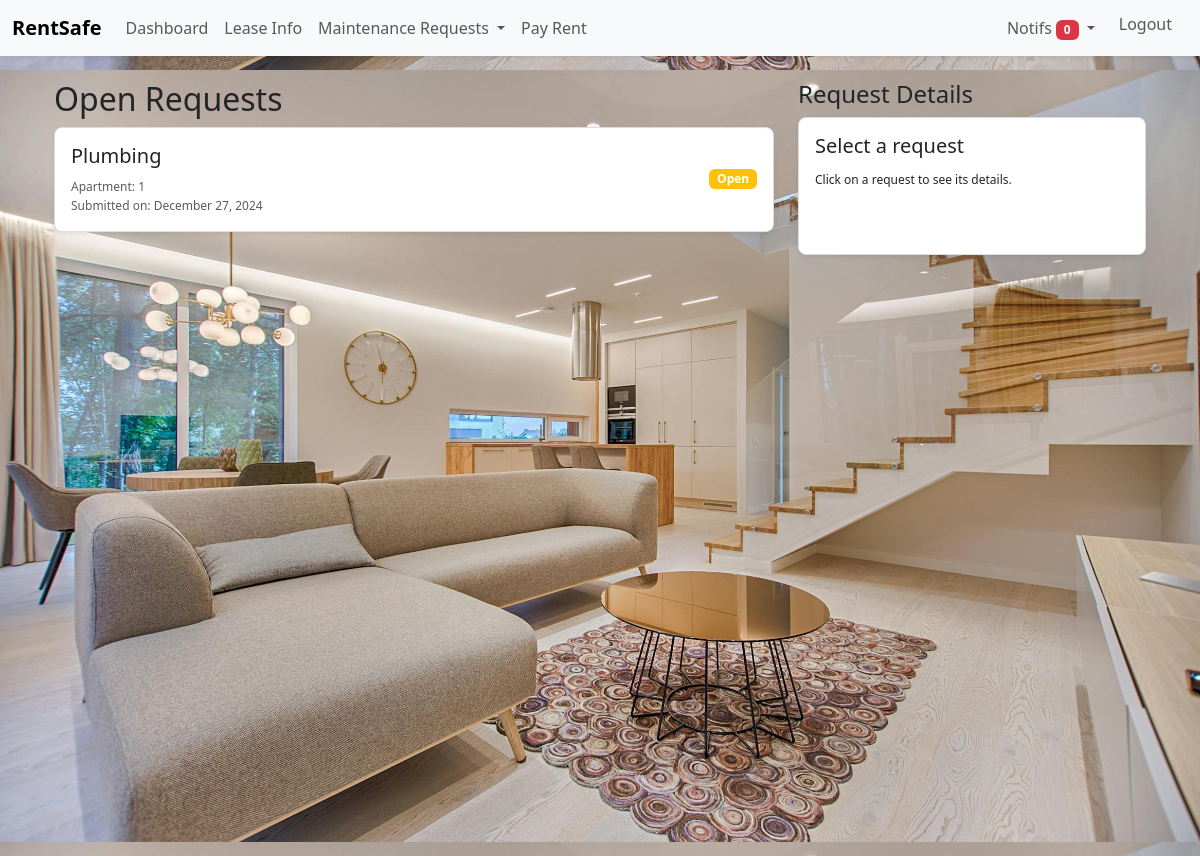
The app's page /resident/open_requests (signed in) with its own data.
### app/models.py (models this page shows, shortened)
class MaintenanceRequest(db.Model):
    id = db.Column(db.Integer, primary_key=True)
    user_id = db.Column(db.Integer, db.ForeignKey('user.id'), nullable=False)
    apartment_id = db.Column(db.Integer, db.ForeignKey('apartment.id'), nullable=False)
    property_id = db.Column(db.Integer, db.ForeignKey('property.id'), nullable=True)
    category = db.Column(db.Enum('Plumbing', 'Electrical', 'Appliances', 'Hardware', 'Fire/Security', name='maintenance_categories'), nullable=False)
    severity = db.Column(db.Enum('Low', 'Medium', 'High', name='severity_levels'), nullable=False)
    description = db.Column(db.Text, nullable=False)
    status = db.Column(db.Enum('Open', 'In Progress', 'Deferred', 'Closed', name='request_statuses'), nullable=False, default='Open')
    admin_comments = db.Column(db.Text, nullable=True)
    created_at = db.Column(db.DateTime, default=datetime.utcnow, nullable=False)

### app/routes/resident.py (the view)
@resident.route('/resident/open_requests', methods=['GET'])
@login_required
def view_open_requests():
    user = User.query.get(current_user.id)
    open_requests = MaintenanceRequest.query.filter(
        MaintenanceRequest.user_id == user.id,
        MaintenanceRequest.status.in_(['Open', 'Deferred', 'In Progress'])
    ).all()
    return render_template('resident/maintenance_requests.html', requests=open_requests, heading = 'Open Requests', user_role = current_user.role, current_page = 'requests')

### app/models.py (called while the page is built)
@login_manager.user_loader
def load_user(user_id):
    return User.query.get(int(user_id))

### app/routes/resident.py (called while the page is built)
@resident.context_processor
def inject_notifications():
    if current_user.is_authenticated:
        unread_count = get_unread_notification_count(current_user.id)
        recent_notifications = get_recent_notifications(current_user.id)
        return {"unread_count": unread_count, "notifications": recent_notifications}
    return {}

### app/services/notification_service.py (called while the page is built)
def get_unread_notification_count(user_id):
    return Notification.query.filter_by(user_id=user_id, is_read=False).count()

def get_recent_notifications(user_id, limit=2):
    return Notification.query.filter_by(user_id=user_id).order_by(Notification.created_at.desc()).limit(limit).all()

### app/templates/resident/maintenance_requests.html (shortened to what this page needs)
{% extends 'base.html' %}
{% block content %}
<div class="dashboard-background">
<div class="container p-4">
    <div class="row">
        <div class="col-md-8">
            <h2>{{ heading }}</h2>
            <div class="row">
                {% for request in requests %}
                <div class="col-md-12 mb-3">
                    <div class="card shadow-sm request-card" style="border: 1px solid #ddd; border-radius: 8px; cursor: pointer;" onclick="showRequestDetails('{{ request.category }}', '{{ request.description }}','{{ request.admin_comments }}','{{ request.created_at.strftime('%B %d, %Y')}}', '{{ request.status }}' )">
                        <div class="card-body d-flex justify-content-between align-items-center">
                            <div>
                                <h5 class="card-title" style="margin-bottom: 5px;">{{ request.category }}</h5>
                                <span class="text-muted" style="font-size: 12px; margin-bottom: 0;">Apartment: {{ request.apartment_id }}</span><br>
                                <p class="text-muted" style="font-size: 12px; margin-bottom: 0;">
                                    Submitted on: {{ request.created_at.strftime('%B %d, %Y') }}
                                </p>
                            </div>
                            <span class="badge text-white" style="background-color: #ffc107">
                                {{ request.status }}
                            </span>
                        </div>
                    </div>
                </div>
                {% endfor %}
            </div>
        </div>
        <div class="col-md-4">
            <h4>Request Details</h4>
            <div class="card shadow-sm" style="border: 1px solid #ddd; border-radius: 8px;">
                <div class="card-body justify-content-between align-items-center" id="request-details">
                    <h5 id="detail-title" class="card-title">Select a request</h5>
                    <span id="detail-description" class="card-text" style="font-size: 12px; margin-bottom: 0;">Click on a request to see its details.</span><br>
                    <br>
                    <br>
                </div>
            </div>
        </div>
    </div>
</div>
</div>
{% endblock %}

### app/static/css/style.css (style rules this page uses)
.dashboard-background { background-image: url("../images/bg1.jpeg"); background-size: contain; background-position: center center; height: 100vh; }
.card { border: none; background: #fff; transition: all 0.3s ease-in-out; }

### records on screen
MaintenanceRequest: category "Plumbing", apartment_id "1", created_at "December 27, 2024", status "Open"

### other values on screen
{{ unread_count or 0 }} "0"
{{ heading }} "Open Requests"
